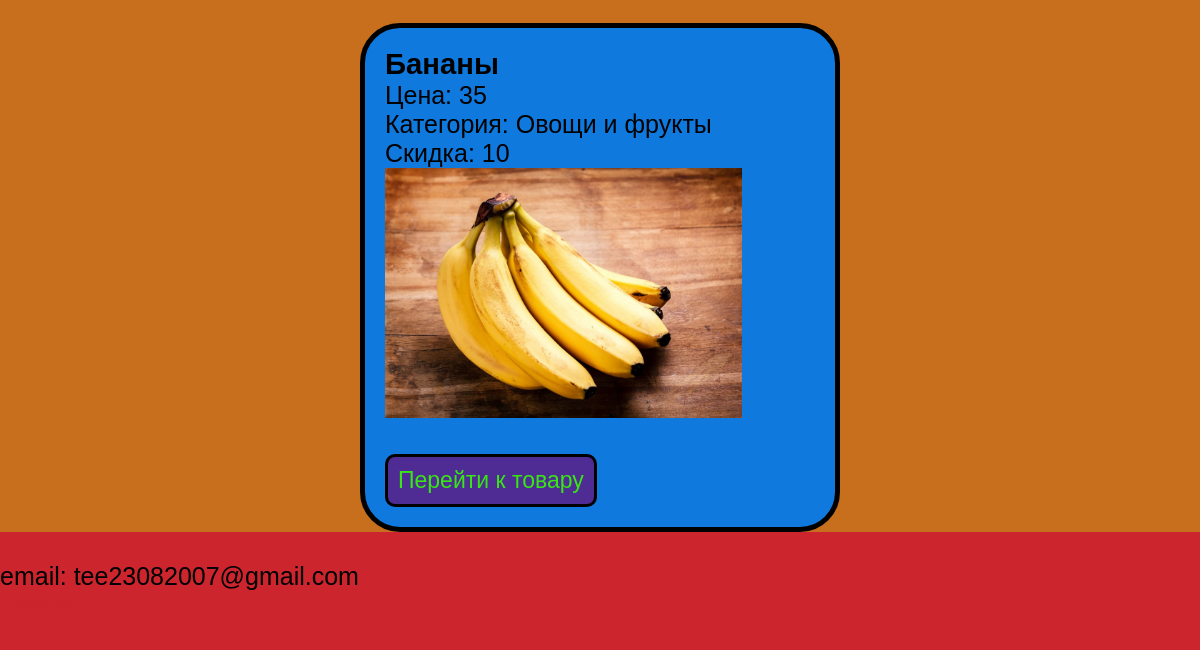
The app's page /products/ (lower part), older data.
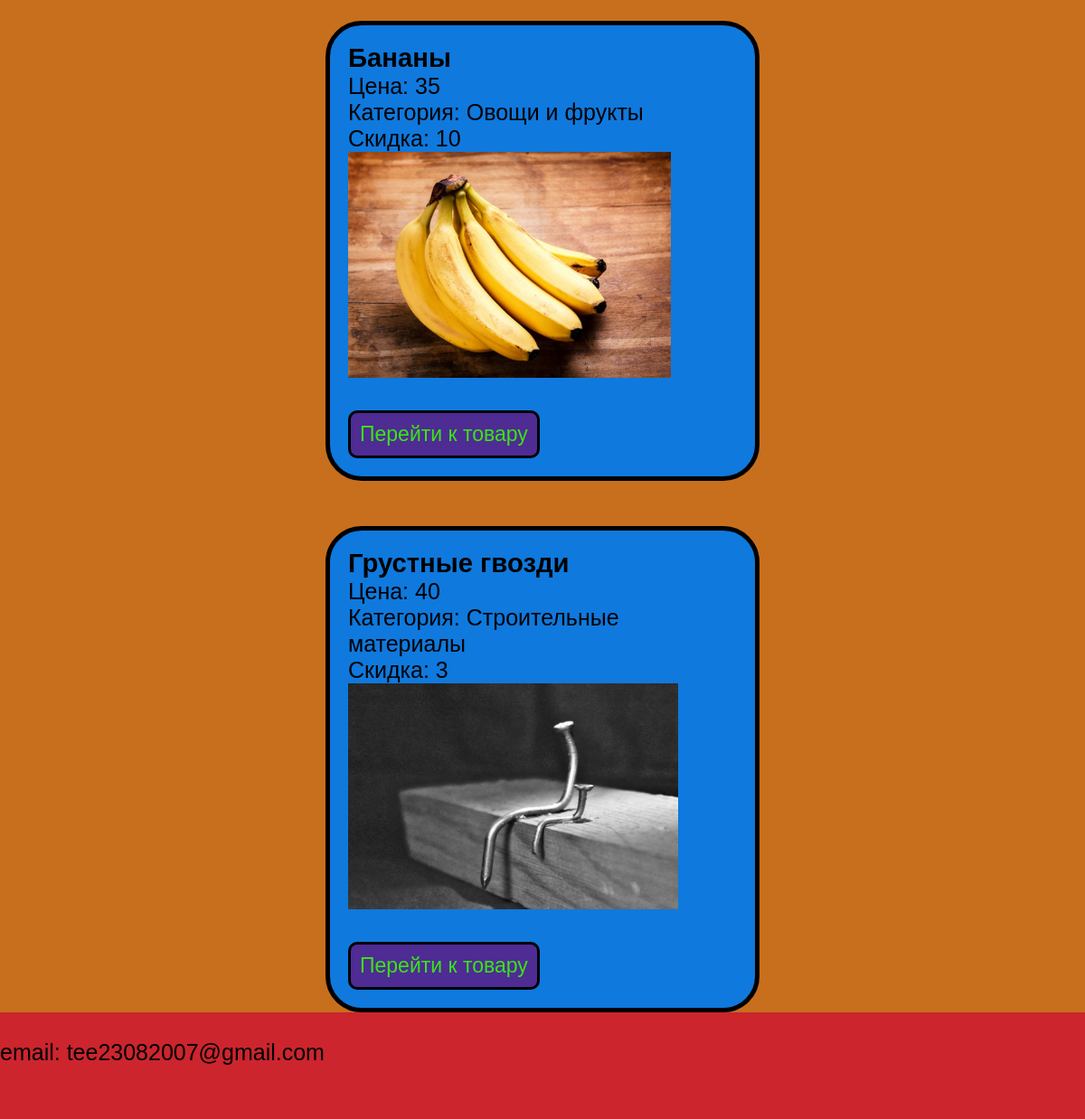
The same page, newer data.
### core/models.py (models this page shows, shortened)
class Product(models.Model):
    name = models.CharField(max_length=50, null=True, unique=True, verbose_name='Наименование')
    category = models.ForeignKey(
        'Category',
        on_delete=models.SET_NULL,
        null=True,
        verbose_name='Категория'
    )
    cash = models.IntegerField(null=False, verbose_name='Цена')
    row = models.IntegerField(null=False, verbose_name='Ряд')
    sale = models.IntegerField(null=True, verbose_name='Скидка')
    cnt = models.IntegerField(null=True, verbose_name='Количество', default=0)
    dater = models.DateField(null=False, verbose_name='Дата изготавления', default='2023-02-08')
    image = models.ImageField(upload_to='', default='static/images/placeholder.png')

class Category(models.Model):
    name = models.CharField(max_length=50, unique=True)
    image = models.ImageField(upload_to='categories/')
    def __str__(self):
        return self.name

### core/views.py (the view)
# urls.py: path('', products_view, name = 'products'),
def products_view(request: HttpResponse):
    if request.method == 'GET':
        category_name = request.GET.get('category')
        order_by = request.GET.get('order_by')
        products = Product.objects.all()
        category = None
        if category_name is not None and category_name.strip() != '':
            category = Category.objects.filter(name__icontains = category_name).first()
            if category is None:
                products = products.filter(~Q(name__icontains=''))
            else:
                products = products.filter(category = category)
        if order_by is not None:
            products = products.order_by(order_by)
        return render(
            request, 'core/products.html',
            {
                'title': 'Товары',
               'products': products
            }
            )
    return HttpResponse(status = 405)

### core/templates/core/products.html (shortened to what this page needs)
{% extends 'core/base_layout.html' %}
{% load static %}
{% block meta %}
    <link rel="stylesheet" href="{% static 'styles/products.css' %}">
    <link rel="stylesheet" href="{% static 'styles/adapt.css' %}">
{% endblock %}
{% block content %}
<form action="{% url 'products' %}" method="GET">
    <label for="form-category">
</form>
{% for product in products %}
    <article class="products">
        <h3>{{ product.name }}</h3>
        <p>Цена: {{ product.cash }}</p>
        <p>Категория: {{ product.category }}</p>
        <p>Скидка: {{ product.sale }}</p>
        <img
        class="imgp"
        {% if product.category is None %}
            src="{% static 'images/placeholder.png' %}"
        {% else %}
            src="{{ product.image.url }}"
        {% endif %}
        >
        <br>
        <a class="product_link" href="{% url 'product' id=product.id %}">Перейти к товару</a>
    </article>
{% endfor %}
{% endblock %}

### core/templates/core/base_layout.html (shortened to what this page needs)
{% load static %}
<!DOCTYPE html>
<html lang="ru">
<head>
    <link rel="stylesheet" href="{% static 'styles/layout.css' %}">
    <link rel="stylesheet" href="{% static 'styles/adapt.css' %}">
    {% block meta %}
    {% endblock %}
</head>
<body>
    <main class="content">
    {% block content %}
    {% endblock %}
    </main>
    <footer class="foter">
        email: tee23082007@gmail.com
        <br>
        <a class="ad_link" href="http://teeming.pythonanywhere.com/admin">Admin</a>
    </footer>
</body>
</html>

### core/static/styles/layout.css (style rules this page uses)
* { margin: 0; padding: 0; }
html, body { font-size: 25px; font-family: sans-serif; }
.content { padding-left: 30%; background-color: rgb(199, 111, 29); padding-right: 30%; }
.foter { background-color: rgb(204, 37, 45); padding-top: 30px; padding-bottom: 30px; }
.ad_link { text-decoration: none; color: rgb(204, 37, 45); }

### core/static/styles/products.css (style rules this page uses)
.products { border: solid black 5px; border-radius: 40px; padding: 20px; background-color: rgb(15, 121, 221); }
.products + .products { margin-top: 50px; }
.product_link { text-decoration: none; color: rgb(56, 230, 21); }
.product_link { margin-top: 30px; background-color: rgb(79, 43, 148); display: inline-block; padding: 10px; border: solid black; border-radius: 10px; font-size: 23px; }
.imgp { height: 250px; }

Row changes from the older to the newer data that the page shows:
added Product: name "Грустные гвозди", cash "40", category "Строительные материалы", sale "3", image (picture)
